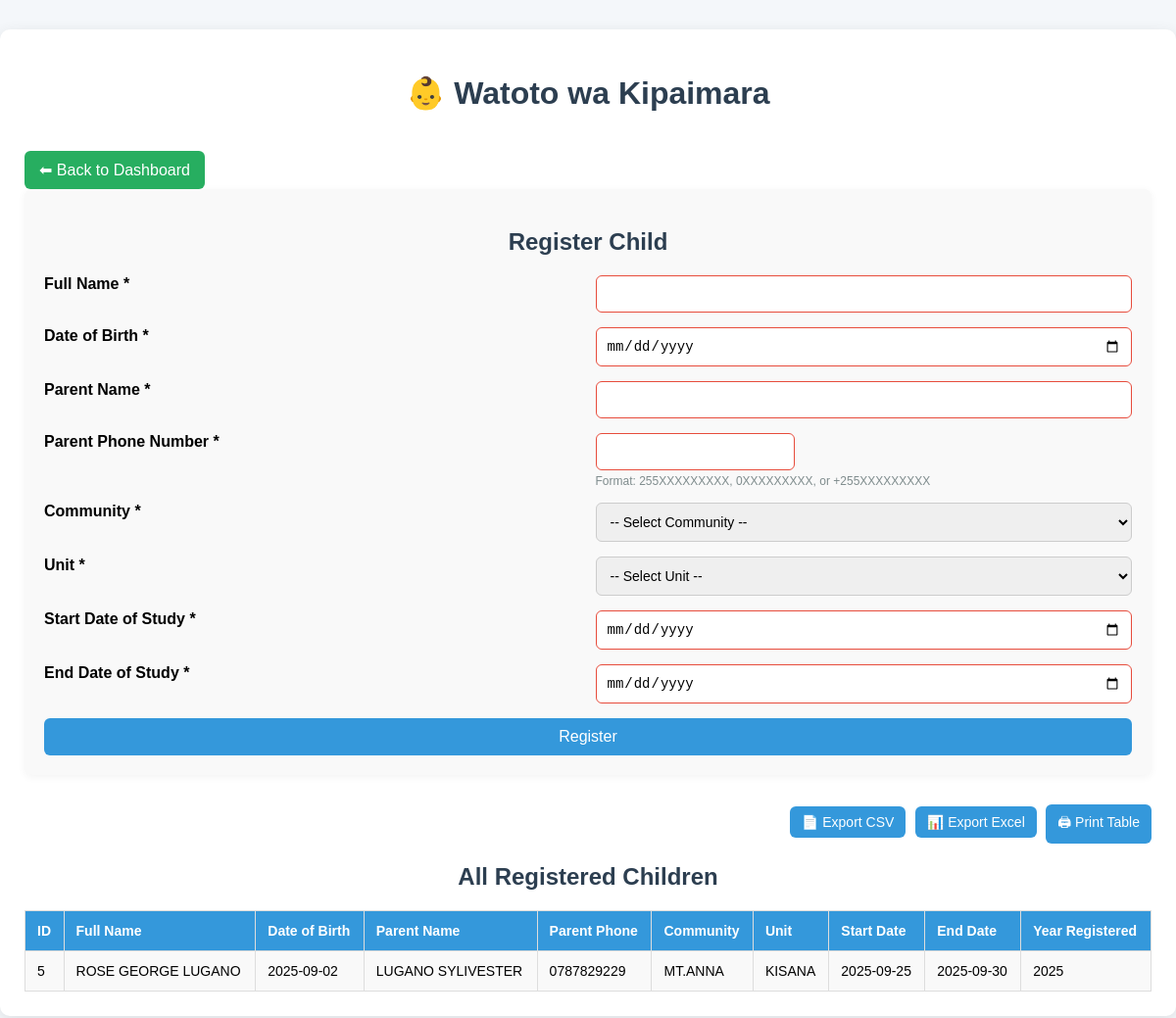
Screenshot of /kipaimara.php with the database file from the repository.
### tables this page shows
CREATE TABLE `kipaimara` (
  `id` int(11) NOT NULL,
  `community_id` int(11) DEFAULT NULL,
  `unit_id` int(11) DEFAULT NULL,
  `full_name` varchar(150) NOT NULL,
  `date_of_birth` date NOT NULL,
  `parent_name` varchar(150) NOT NULL,
  `parent_phone` varchar(20) NOT NULL,
  `start_date` date NOT NULL,
  `end_date` date NOT NULL,
  `year_registered` year(4) NOT NULL DEFAULT year(curdate()),
  `created_at` timestamp NOT NULL DEFAULT current_timestamp()
);

CREATE TABLE `communities` (
  `id` int(11) NOT NULL,
  `community_name` varchar(100) NOT NULL
);

CREATE TABLE `units` (
  `id` int(11) NOT NULL,
  `unit_name` varchar(150) DEFAULT NULL,
  `description` text DEFAULT NULL
);

### kipaimara.php (the view, shortened to what this page needs)
<?php
require_once 'db.php';
$result = $conn->query("SELECT k.*, c.community_name, u.unit_name
                        FROM kipaimara k
                        LEFT JOIN communities c ON k.community_id=c.id
                        LEFT JOIN units u ON k.unit_id=u.id
                        ORDER BY k.created_at DESC");
?>
<!doctype html>
<html lang="en">
<head>
</head>
<body>
<div class="container">
<h1>👶 Watoto wa Kipaimara</h1>
<a href="admin.php" class="back-btn">⬅ Back to Dashboard</a>
<div class="form-card">
<h2>Register Child</h2>
<form method="post" onsubmit="return validateForm()">
    <label>Full Name *</label>
    <input type="text" name="full_name" required value="<?= htmlspecialchars($_POST['full_name'] ?? '') ?>">
    <label>Date of Birth *</label>
    <input type="date" name="date_of_birth" required value="<?= htmlspecialchars($_POST['date_of_birth'] ?? '') ?>">
    <label>Parent Name *</label>
    <input type="text" name="parent_name" required value="<?= htmlspecialchars($_POST['parent_name'] ?? '') ?>">
    <label>Parent Phone Number *</label>
    <div>
        <input type="text" name="parent_phone"
               pattern="^(255\d{9}|0\d{9}|\+255\d{9}|\d{9})$"
               oninput="validatePhone(this)"
               onblur="formatPhone(this)"
               required
               value="<?= htmlspecialchars($_POST['parent_phone'] ?? '') ?>">
        <div class="phone-format">Format: 255XXXXXXXXX, 0XXXXXXXXX, or +255XXXXXXXXX</div>
    </div>
    <label>Community *</label>
    <select name="community_id" required>
        <option value="">-- Select Community --</option>
    </select>
    <label>Unit *</label>
    <select name="unit_id" required>
        <option value="">-- Select Unit --</option>
    </select>
    <label>Start Date of Study *</label>
    <input type="date" name="start_date" required value="<?= htmlspecialchars($_POST['start_date'] ?? '') ?>">
    <label>End Date of Study *</label>
    <input type="date" name="end_date" required value="<?= htmlspecialchars($_POST['end_date'] ?? '') ?>">
    <button type="submit">Register</button>
</form>
</div>
<div class="table-actions">
    <a href="?export=csv">📄 Export CSV</a>
    <a href="?export=excel">📊 Export Excel</a>
    <button onclick="window.print()">🖨 Print Table</button>
</div>
<h2>All Registered Children</h2>
<table>
<tr>
    <th>ID</th>
    <th>Full Name</th>
    <th>Date of Birth</th>
    <th>Parent Name</th>
    <th>Parent Phone</th>
    <th>Community</th>
    <th>Unit</th>
    <th>Start Date</th>
    <th>End Date</th>
    <th>Year Registered</th>
</tr>
<?php while ($row = $result->fetch_assoc()) { ?>
<tr>
    <td><?= $row['id'] ?></td>
    <td><?= htmlspecialchars($row['full_name']) ?></td>
    <td><?= $row['date_of_birth'] ?></td>
    <td><?= htmlspecialchars($row['parent_name']) ?></td>
    <td><?= htmlspecialchars($row['parent_phone']) ?></td>
    <td><?= htmlspecialchars($row['community_name']) ?></td>
    <td><?= htmlspecialchars($row['unit_name']) ?></td>
    <td><?= $row['start_date'] ?></td>
    <td><?= $row['end_date'] ?></td>
    <td><?= $row['year_registered'] ?></td>
</tr>
<?php } ?>
</table>
</div>
</body>
</html>

### kipaimara.php (style rules this page uses)
body { font-family: Arial, sans-serif; background:#f4f7fa; margin:0; padding:0; }
.container { max-width:1200px; margin:30px auto; background:#fff; padding:25px; border-radius:10px; box-shadow:0 4px 15px rgba(0,0,0,0.1); }
h1,h2 { text-align:center; color:#2c3e50; margin-bottom:20px; }
a { text-decoration:none; color:#3498db; }
.form-card { background:#f9f9f9; padding:20px; border-radius:8px; box-shadow:0 2px 8px rgba(0,0,0,0.05); margin-bottom:30px; }
.form-card form { display:grid; grid-template-columns: 1fr 1fr; gap:15px; }
.form-card label { font-weight:bold; }
.form-card input, .form-card select, .form-card button { padding:10px; border-radius:6px; border:1px solid #ccc; font-size:14px; }
.form-card button { background:#3498db; color:#fff; border:none; cursor:pointer; grid-column:span 2; font-size:16px; }
.form-card input:invalid { border-color: #e74c3c; }
.table-actions { margin-bottom:15px; text-align:right; }
.table-actions button, .table-actions a { padding:8px 12px; border-radius:6px; border:none; cursor:pointer; margin-left:5px; background:#3498db; color:#fff; text-decoration:none; font-size:14px; }
table { width:100%; border-collapse: collapse; margin-top:15px; }
th, td { border:1px solid #ddd; padding:12px; text-align:left; font-size:14px; }
th { background:#3498db; color:#fff; }
tr:nth-child(even) { background:#f9f9f9; }
.back-btn { margin-top:20px; display:inline-block; background:#27ae60; color:#fff; padding:10px 15px; border-radius:6px; text-decoration:none; }
.phone-format { font-size: 12px; color: #7f8c8d; margin-top: 4px; }

### rows the page displays
kipaimara: id "5", full_name "ROSE GEORGE LUGANO", date_of_birth "2025-09-02", parent_name "LUGANO SYLIVESTER", parent_phone "0787829229", community.community_name "MT.ANNA", unit.unit_name "KISANA", start_date "2025-09-25", end_date "2025-09-30", year_registered "2025"
